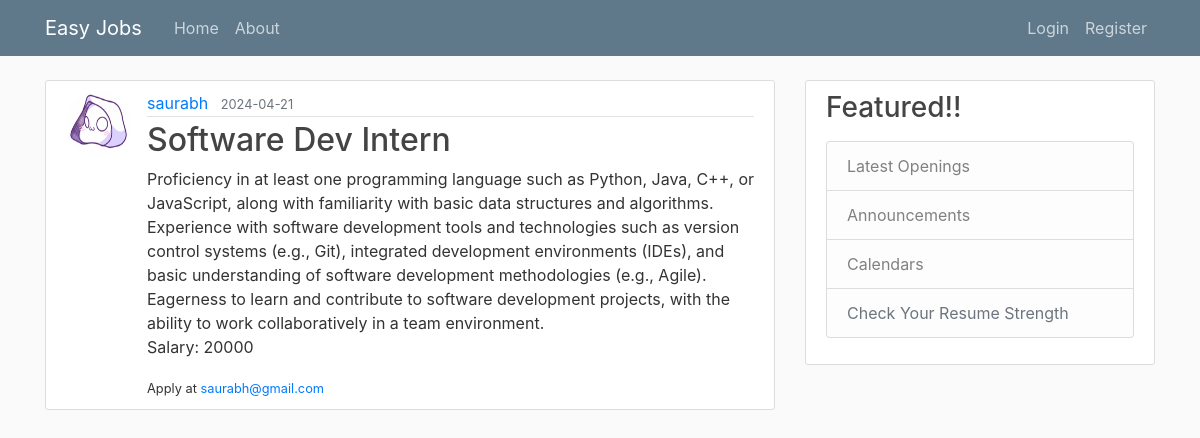
/post/6, run on the app's committed database.
### app/models.py (models this page shows, shortened)
class User(db.Model, UserMixin):
    id = db.Column(db.Integer, primary_key=True)
    username = db.Column(db.String(20), unique=True, nullable=False)
    email = db.Column(db.String(120), unique=True, nullable=False)
    image_file = db.Column(db.String(20), nullable=False, default='default.jpg')
    password = db.Column(db.String(60), nullable=False)
    posts = db.relationship('Post', backref='author', lazy=True)

class Post(db.Model):
    id = db.Column(db.Integer, primary_key=True)
    title = db.Column(db.String(100), nullable=False)
    date_posted = db.Column(db.DateTime, nullable=False, default=datetime.utcnow)
    content = db.Column(db.Text, nullable=False)
    user_id = db.Column(db.Integer, db.ForeignKey('user.id'), nullable=False)

### app/routes.py (the view)
@app.route("/post/<int:post_id>")
def post(post_id):
    post = Post.query.get_or_404(post_id)
    return render_template('post.html', title=post.title, post=post)

### app/templates/post.html
{% extends "layout.html" %}
{% block content %}
   <article class="media content-section">
    <img class="rounded-circle article-img" src="{{ url_for('static', filename='profile_pics/' + post.author.image_file) }}" alt="">
        <div class="media-body">
            <div class="article-metadata">
              <a class="mr-2" href="#">{{ post.author.username }}</a>
              <small class="text-muted">{{ post.date_posted.strftime('%Y-%m-%d') }}</small>
            </div>
            <h2 class="article-title">{{ post.title }}</h2>
            <p class="article-content">{{ post.content }}</p>
            <small class="article-content">Apply at <a href="#">{{ post.author.email }}</a></small>
        </div>
    </article>
{% endblock content %}

### app/static/main.css (style rules this page uses)
body { background: #fafafa; color: #333333; margin-top: 5rem; }
h1, h2, h3, h4, h5, h6 { color: #444444; }
.content-section { background: #ffffff; padding: 10px 20px; border: 1px solid #dddddd; border-radius: 3px; margin-bottom: 20px; }
.article-title { color: #444444; }
.article-content { white-space: pre-line; }
.article-img { height: 65px; width: 65px; margin-right: 16px; }
.article-metadata { padding-bottom: 1px; margin-bottom: 4px; border-bottom: 1px solid #e3e3e3 }

### data on the page
User: image_file (picture), author.username "saurabh", author.email "saurabh@gmail.com"
Post: date_posted "2024-04-21", title "Software Dev Intern", content "Proficiency in at least one programming language such as Python, Java, C++, or JavaScript, along with familiarity with basic data structures and algorithms. Experience with software development tools and technologies such as version control systems (e.g., Git), integrated development environments (IDEs), and basic understanding of software development methodologies (e.g., Agile). Eagerness to learn and contribute to software development projects, with the ability to work collaboratively in a team environment. Salary: 20000"
